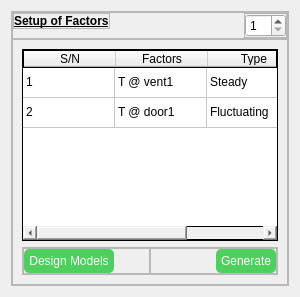
                     <widget class="QWidget" name="Levels">
                      <attribute name="title">
                       <string>Factors</string>
                      </attribute>
                      <layout class="QVBoxLayout" name="verticalLayout_8">
                       <item>
                        <widget class="QFrame" name="frame_15">
                         <property name="frameShape">
                          <enum>QFrame::StyledPanel</enum>
                         </property>
                         <property name="frameShadow">
                          <enum>QFrame::Raised</enum>
                         </property>
                         <layout class="QVBoxLayout" name="verticalLayout_10">
                          <property name="spacing">
                           <number>0</number>
                          </property>
                          <property name="leftMargin">
                           <number>0</number>
                          </property>
                          <property name="topMargin">
                           <number>0</number>
                          </property>
                          <property name="rightMargin">
                           <number>0</number>
                          </property>
                          <property name="bottomMargin">
                           <number>0</number>
                          </property>
                          <item>
                           <widget class="QFrame" name="frame_19">
                            <property name="minimumSize">
                             <size>
                              <width>0</width>
                              <height>20</height>
                             </size>
                            </property>
                            <property name="maximumSize">
                             <size>
                              <width>16777215</width>
                              <height>29</height>
                             </size>
                            </property>
                            <property name="frameShape">
                             <enum>QFrame::StyledPanel</enum>
                            </property>
                            <property name="frameShadow">
                             <enum>QFrame::Raised</enum>
                            </property>
                            <layout class="QHBoxLayout" name="horizontalLayout_5">
                             <property name="spacing">
                              <number>0</number>
                             </property>
                             <property name="leftMargin">
                              <number>0</number>
                             </property>
                             <property name="topMargin">
                              <number>0</number>
                             </property>
                             <property name="rightMargin">
                              <number>0</number>
                             </property>
                             <property name="bottomMargin">
                              <number>0</number>
                             </property>
                             <item alignment="Qt::AlignLeft|Qt::AlignTop">
                              <widget class="QFrame" name="frame_21">
                               <property name="frameShape">
                                <enum>QFrame::StyledPanel</enum>
                               </property>
                               <property name="frameShadow">
                                <enum>QFrame::Raised</enum>
                               </property>
                               <layout class="QVBoxLayout" name="verticalLayout_12">
                                <property name="spacing">
                                 <number>0</number>
                                </property>
                                <property name="leftMargin">
                                 <number>0</number>
                                </property>
                                <property name="topMargin">
                                 <number>0</number>
                                </property>
                                <property name="rightMargin">
                                 <number>0</number>
                                </property>
                                <property name="bottomMargin">
                                 <number>0</number>
                                </property>
                                <item>
                                 <widget class="QLabel" name="label">
                                  <property name="font">
                                   <font>
                                    <bold>true</bold>
                                    <underline>true</underline>
                                   </font>
                                  </property>
                                  <property name="text">
                                   <string>Setup of Factors</string>
                                  </property>
                                 </widget>
                                </item>
                               </layout>
                              </widget>
                             </item>
                             <item alignment="Qt::AlignRight|Qt::AlignTop">
                              <widget class="QFrame" name="frame_22">
                               <property name="frameShape">
                                <enum>QFrame::StyledPanel</enum>
                               </property>
                               <property name="frameShadow">
                                <enum>QFrame::Raised</enum>
                               </property>
                               <layout class="QVBoxLayout" name="verticalLayout_13">
                                <property name="spacing">
                                 <number>0</number>
                                </property>
                                <property name="leftMargin">
                                 <number>0</number>
                                </property>
                                <property name="topMargin">
                                 <number>0</number>
                                </property>
                                <property name="rightMargin">
                                 <number>0</number>
                                </property>
                                <property name="bottomMargin">
                                 <number>0</number>
                                </property>
                                <item>
                                 <widget class="QSpinBox" name="spinBox">
                                  <property name="minimum">
                                   <number>1</number>
                                  </property>
                                  <property name="maximum">
                                   <number>15</number>
                                  </property>
                                 </widget>
                                </item>
                               </layout>
                              </widget>
                             </item>
                            </layout>
                           </widget>
                          </item>
                          <item>
                           <widget class="QFrame" name="frame_20">
                            <property name="frameShape">
                             <enum>QFrame::StyledPanel</enum>
                            </property>
                            <property name="frameShadow">
                             <enum>QFrame::Raised</enum>
                            </property>
                            <layout class="QVBoxLayout" name="verticalLayout_14">
                             <item>
                              <widget class="QTableWidget" name="tableWidget">
                               <property name="minimumSize">
                                <size>
                                 <width>0</width>
                                 <height>20</height>
                                </size>
                               </property>
                               <property name="maximumSize">
                                <size>
                                 <width>16777215</width>
                                 <height>16777215</height>
                                </size>
                               </property>
                               <property name="styleSheet">
                                <string notr="true">border: 1px solid;</string>
                               </property>
                               <property name="selectionMode">
                                <enum>QAbstractItemView::NoSelection</enum>
                               </property>
                               <property name="showGrid">
                                <bool>true</bool>
                               </property>
                               <property name="rowCount">
                                <number>2</number>
                               </property>
                               <attribute name="horizontalHeaderVisible">
                                <bool>true</bool>
                               </attribute>
                               <attribute name="horizontalHeaderCascadingSectionResizes">
                                <bool>false</bool>
                               </attribute>
                               <attribute name="horizontalHeaderDefaultSectionSize">
                                <number>92</number>
                               </attribute>
                               <attribute name="horizontalHeaderShowSortIndicator" stdset="0">
                                <bool>false</bool>
                               </attribute>
                               <attribute name="horizontalHeaderStretchLastSection">
                                <bool>true</bool>
                               </attribute>
                               <attribute name="verticalHeaderVisible">
                                <bool>false</bool>
                               </attribute>
                               <attribute name="verticalHeaderShowSortIndicator" stdset="0">
                                <bool>false</bool>
                               </attribute>
                               <attribute name="verticalHeaderStretchLastSection">
                                <bool>false</bool>
                               </attribute>
                               <row>
                                <property name="text">
                                 <string/>
                                </property>
                               </row>
                               <row>
                                <property name="text">
                                 <string/>
                                </property>
                               </row>
                               <column>
                                <property name="text">
                                 <string>S/N</string>
                                </property>
                               </column>
                               <column>
                                <property name="text">
                                 <string>Factors</string>
                                </property>
                               </column>
                               <column>
                                <property name="text">
                                 <string>Type</string>
                                </property>
                               </column>
                               <item row="0" column="0">
                                <property name="text">
                                 <string>1</string>
                                </property>
                               </item>
                               <item row="0" column="1">
                                <property name="text">
                                 <string>T @ vent1</string>
                                </property>
                               </item>
                               <item row="0" column="2">
                                <property name="text">
                                 <string>Steady</string>
                                </property>
                               </item>
                               <item row="1" column="0">
                                <property name="text">
                                 <string>2</string>
                                </property>
                               </item>
                               <item row="1" column="1">
                                <property name="text">
                                 <string>T @ door1</string>
                                </property>
                               </item>
                               <item row="1" column="2">
                                <property name="text">
                                 <string>Fluctuating</string>
                                </property>
                               </item>
                              </widget>
                             </item>
                             <item>
                              <widget class="QFrame" name="frame_48">
                               <property name="frameShape">
                                <enum>QFrame::StyledPanel</enum>
                               </property>
                               <property name="frameShadow">
                                <enum>QFrame::Raised</enum>
                               </property>
                               <layout class="QHBoxLayout" name="horizontalLayout_12">
                                <property name="spacing">
                                 <number>0</number>
                                </property>
                                <property name="leftMargin">
                                 <number>0</number>
                                </property>
                                <property name="topMargin">
                                 <number>0</number>
                                </property>
                                <property name="rightMargin">
                                 <number>0</number>
                                </property>
                                <property name="bottomMargin">
                                 <number>0</number>
                                </property>
                                <item>
                                 <widget class="QFrame" name="frame_49">
                                  <property name="frameShape">
                                   <enum>QFrame::StyledPanel</enum>
                                  </property>
                                  <property name="frameShadow">
                                   <enum>QFrame::Raised</enum>
                                  </property>
                                  <layout class="QVBoxLayout" name="verticalLayout_39">
                                   <property name="spacing">
                                    <number>0</number>
                                   </property>
                                   <property name="leftMargin">
                                    <number>0</number>
                                   </property>
                                   <property name="topMargin">
                                    <number>0</number>
                                   </property>
                                   <property name="rightMargin">
                                    <number>0</number>
                                   </property>
                                   <property name="bottomMargin">
                                    <number>0</number>
                                   </property>
                                   <item alignment="Qt::AlignLeft">
                                    <widget class="QPushButton" name="pushButton_10">
                                     <property name="styleSheet">
                                      <string notr="true">background-color: rgb(78, 208, 94);
color:rgb(255, 255, 255);
padding: 5px;
border-radius: 5px;</string>
                                     </property>
                                     <property name="text">
                                      <string>Design Models</string>
                                     </property>
                                    </widget>
                                   </item>
                                  </layout>
                                 </widget>
                                </item>
                                <item>
                                 <widget class="QFrame" name="frame_50">
                                  <property name="frameShape">
                                   <enum>QFrame::StyledPanel</enum>
                                  </property>
                                  <property name="frameShadow">
                                   <enum>QFrame::Raised</enum>
                                  </property>
                                  <layout class="QVBoxLayout" name="verticalLayout_40">
                                   <property name="spacing">
                                    <number>0</number>
                                   </property>
                                   <property name="leftMargin">
                                    <number>0</number>
                                   </property>
                                   <property name="topMargin">
                                    <number>0</number>
                                   </property>
                                   <property name="rightMargin">
                                    <number>0</number>
                                   </property>
                                   <property name="bottomMargin">
                                    <number>0</number>
                                   </property>
                                   <item alignment="Qt::AlignRight">
                                    <widget class="QPushButton" name="pushButton_20">
                                     <property name="styleSheet">
                                      <string notr="true">background-color: rgb(78, 208, 94);
color:rgb(255, 255, 255);
padding: 5px;
border-radius: 5px;</string>
                                     </property>
                                     <property name="text">
                                      <string>Generate</string>
                                     </property>
                                    </widget>
                                   </item>
                                  </layout>
                                 </widget>
                                </item>
                               </layout>
                              </widget>
                             </item>
                            </layout>
                           </widget>
                          </item>
                         </layout>
                        </widget>
                       </item>
                      </layout>
                     </widget>
